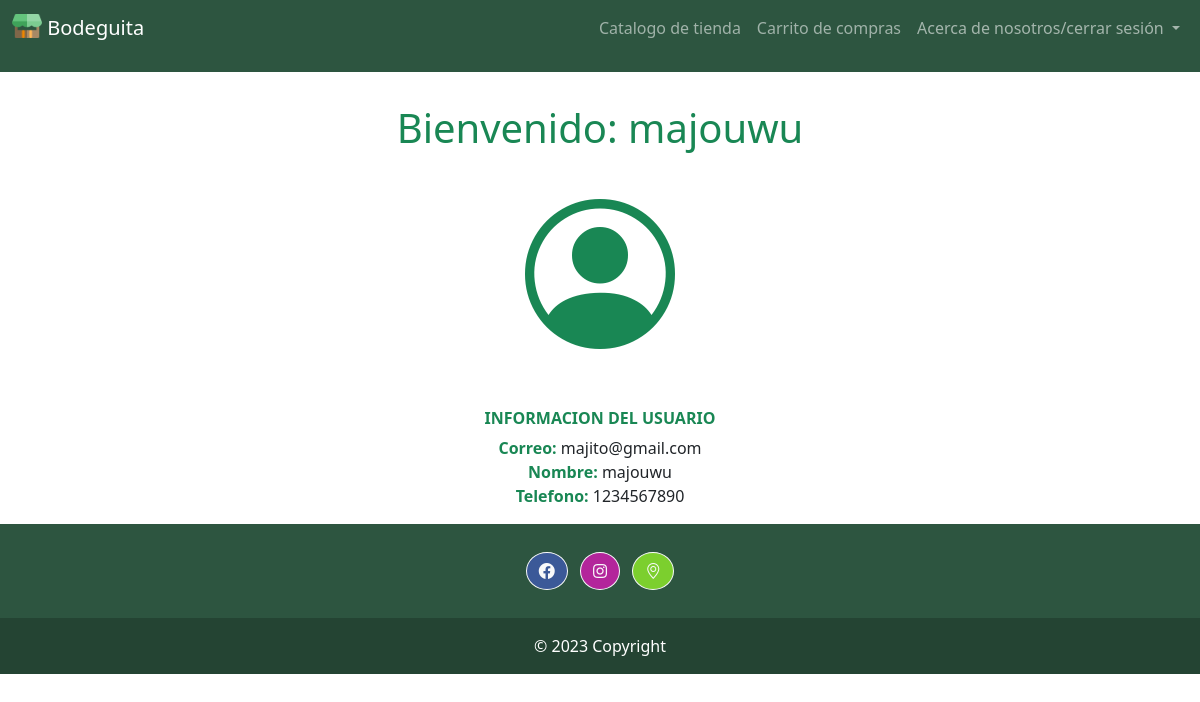
The app's page /contenido.php (signed in) with its own data.
### tables this page shows
CREATE TABLE `cliente` (
  `id_cliente` int(11) NOT NULL,
  `nom_cliente` varchar(30) DEFAULT NULL,
  `tel_cliente` varchar(30) DEFAULT NULL,
  `correo_cliente` varchar(40) DEFAULT NULL,
  `password` varchar(245) DEFAULT NULL,
  `nivel` varchar(50) NOT NULL
);

### contenido.php (the view, shortened to what this page needs)
<?php include "modelo/session.php";
$insconexion = new conexion();
$conexion = $insconexion->conectar();
$correouser = $_SESSION['correo_cliente'];
$sql = "SELECT nom_cliente, tel_cliente, correo_cliente FROM cliente WHERE correo_cliente = '$correouser'";
$resultado = $conexion->query($sql);
$row = $resultado->fetch_assoc();
?>
<!DOCTYPE html>
<html lang="en">
<head>
    <?php include "recursos/encabezado.php";?>
</head>
<body>
<?php
include "recursos/headercont.php";
?>
<section class="profile" id="profile">
        <div class="container py-3">
            <div class="row pt-3">
                <div class="col-lg-5 m-auto text-center">
                    <h1 class="text-success">Bienvenido: <?php echo $row['nom_cliente']; ?></h1>
                    <i class="bi bi-person-circle large-icon text-success" ></i><style>.large-icon {font-size: 150px; /* Ajusta el tamaño deseado */}</style>
                    <br>
                    <br>
                    <h6 class="text-success"><b>INFORMACION DEL USUARIO</b></h6>
                    <p class="mb-0"><b class="text-success">Correo: </b> <?php echo $row['correo_cliente']; ?></p>
                    <p class="mb-0"><b class="text-success">Nombre: </b> <?php echo $row['nom_cliente']; ?></p>
                    <p class="mb-0"><b class="text-success">Telefono: </b> <?php echo $row['tel_cliente']; ?></p>
                </div>
            </div>
        </div>
    </section>
</body>
</html>

### contenido.php (style rules this page uses)
.large-icon { font-size: 150px; }

### records on screen
cliente: nom_cliente "majouwu", correo_cliente "majito@gmail.com", tel_cliente "1234567890"
